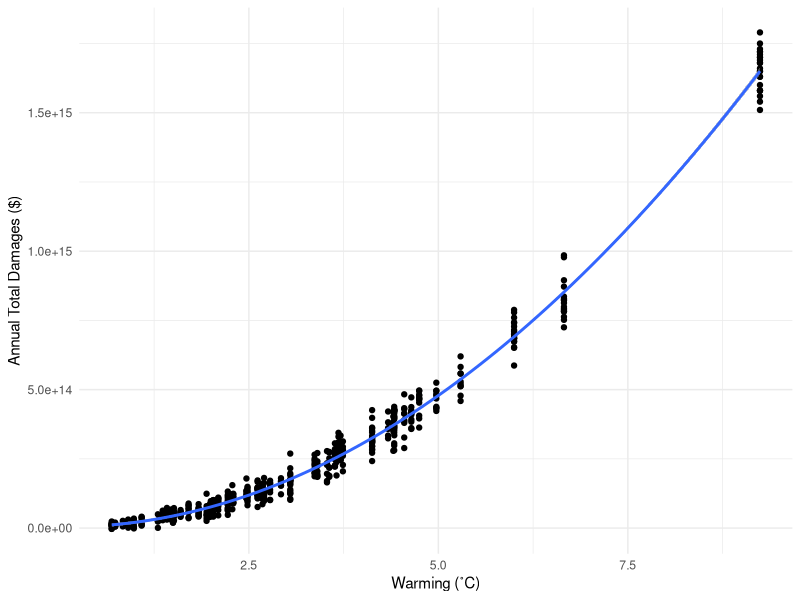
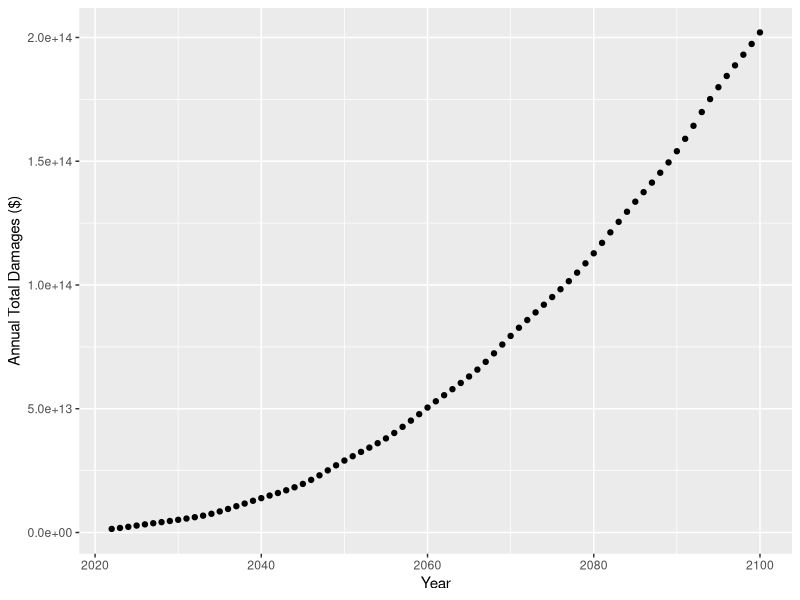
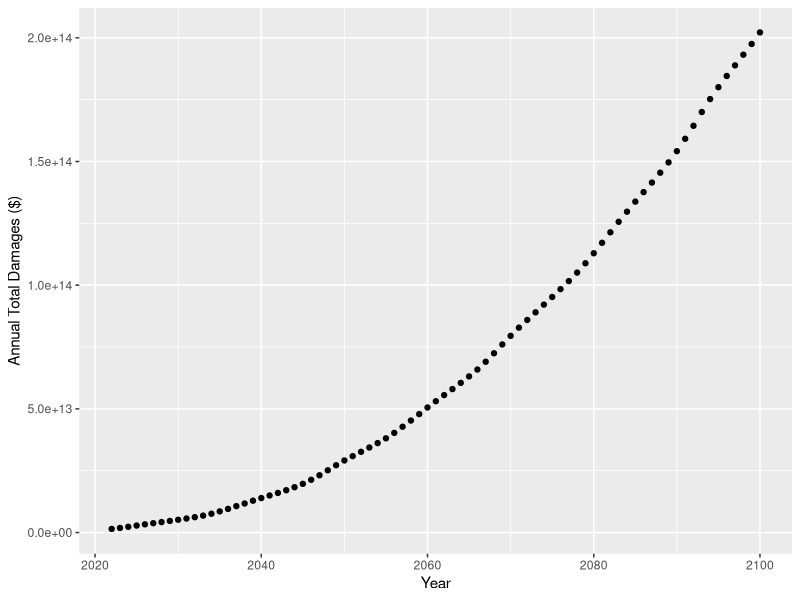
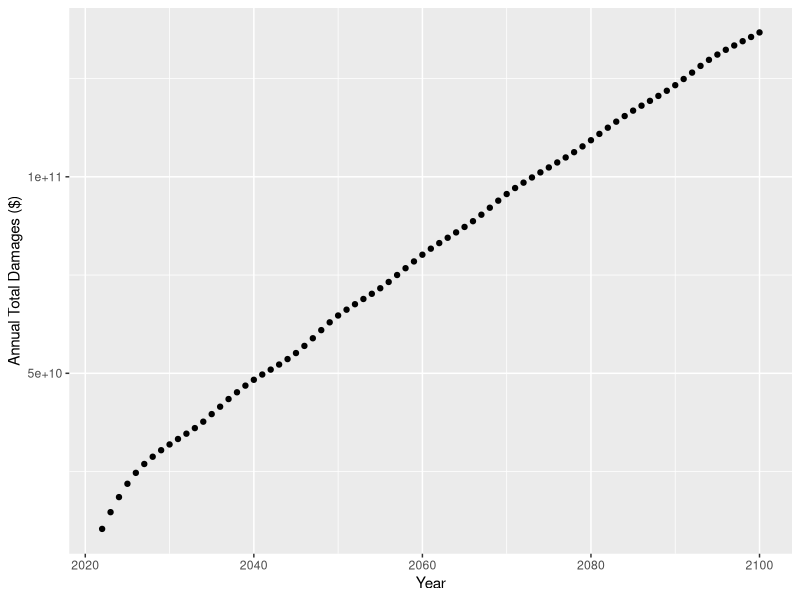
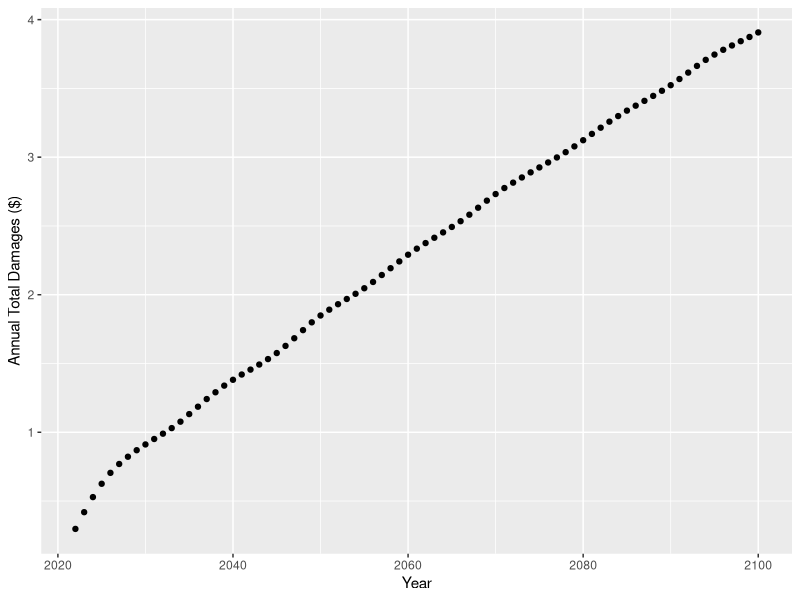
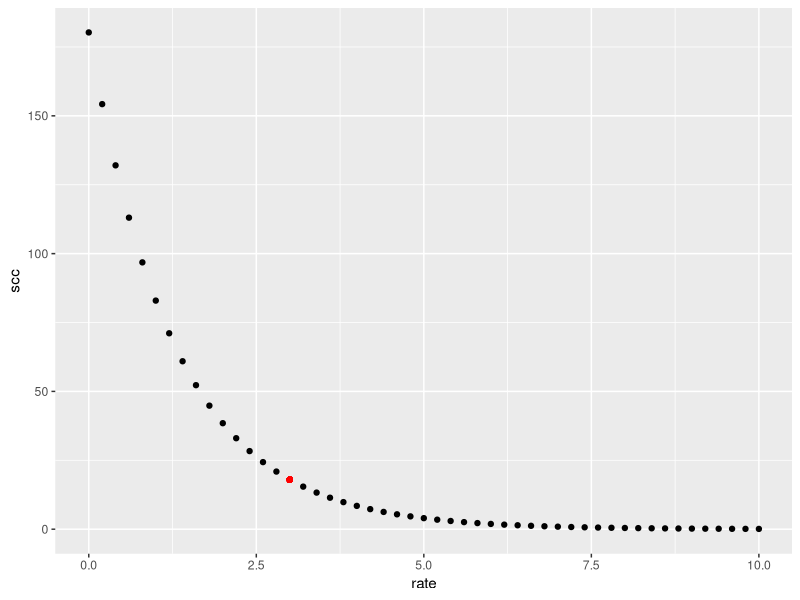

Source code (R) for these figures, in order: (Note: this script raises an error after producing the figures.)
## ---- chunk 1
knitr::opts_chunk$set(warning = FALSE, message = FALSE)

library(here)
library(tidyverse)
library(kableExtra)
## ---- chunk 2
damages <- read_csv(here("damages.csv"))
warming <- read_csv(here("warming.csv"))[,-1]

#changing names
damages <- damages %>% 
  rename(dam = damages,
         deg_c = warming) %>% 
  mutate(deg_c_sq = deg_c^2)

warming <- warming %>% 
  rename(CO2_base = warming_baseline,
         CO2_pulse = warming_pulse)
## ---- chunk 3
#quad model with 0 intercept
quad_model <- lm(dam ~ 0 + deg_c + deg_c_sq, data = damages)

#function for quadratic fit 
quad_fun <- function(deg_c, deg_c_sq){
  dam <- quad_model$coefficients[1]*deg_c + quad_model$coefficients[2]*deg_c_sq
  return(dam)
}

damages$dam_fit = quad_fun(damages$deg_c, damages$deg_c_sq)
## ---- chunk 4
ggplot(data = damages, aes(x = deg_c, y = dam)) +
  geom_point() +
  geom_smooth(method = "lm", formula = y ~ x + I(x^2)) +
  xlab("Warming (˚C)") +
  ylab("Annual Total Damages ($)") +
  theme_minimal()
## ---- chunk 5
#using function to calculate env damage from baseline, pulse, difference, and pulse per ton of CO2
warming$base_dam <- quad_fun(warming$CO2_base,(warming$CO2_base)^2)
warming$pulse_dam <- quad_fun(warming$CO2_pulse,(warming$CO2_pulse)^2)
warming$dam_diff <- warming$pulse_dam - warming$base_dam
warming$pulse_dam_per_ton_CO2 <- warming$dam_diff/(35E9)
## ---- chunk 6
ggplot(data = warming, aes(x = year, y = base_dam)) +
  geom_point() +
  xlab("Year") +
  ylab("Annual Total Damages ($)")
## ---- chunk 7
ggplot(data = warming, aes(x = year, y = pulse_dam)) +
  geom_point() +
  xlab("Year") +
  ylab("Annual Total Damages ($)") 
## ---- chunk 8
ggplot(data = warming, aes(x = year, y = dam_diff)) +
  geom_point() +
  xlab("Year") +
  ylab("Annual Total Damages ($)") 
## ---- chunk 9
ggplot(data = warming, aes(x = year, y = pulse_dam_per_ton_CO2)) +
  geom_point() +
  xlab("Year") +
  ylab("Annual Total Damages ($)") 
## ---- chunk 10
one_ton_dam = sum(warming$pulse_dam_per_ton_CO2)

discount_fun <- function(rate, time, fv){
  npv <- fv/(1+(rate/100))^time
  return(npv)
}

scc_df <- data_frame(rate = seq(0,10,0.2))
scc_df$scc <- discount_fun(scc_df$rate, 78, one_ton_dam)

#q4 stuff
ramsey_rate = (.01 + (2*.01)) * 100 #multiplied by 100 to be compatible with function
discount_ramsey = discount_fun(ramsey_rate, 78, one_ton_dam)

ggplot(data = scc_df, aes(x = rate, y = scc)) +
  geom_point() +
  geom_point(aes(x = ramsey_rate, y = discount_ramsey), colour = "red")
## ---- chunk 11
rate_q5 = 2
#Policy A (BAU)


#Policy B (Strong Action)
warming$policy_B <- discount_fun(rate_q5, (warming$year - 2022), warming$base_dam)
adding = seq(warming$policy_B[1], warming$policy_B[28], 1)
epv_to_2050 = mapply(sum, c(warming$policy_B[1]:warming$policy_B[28]))
epv_post_2050 = warming$policy_B[30]*50 #50 year period
